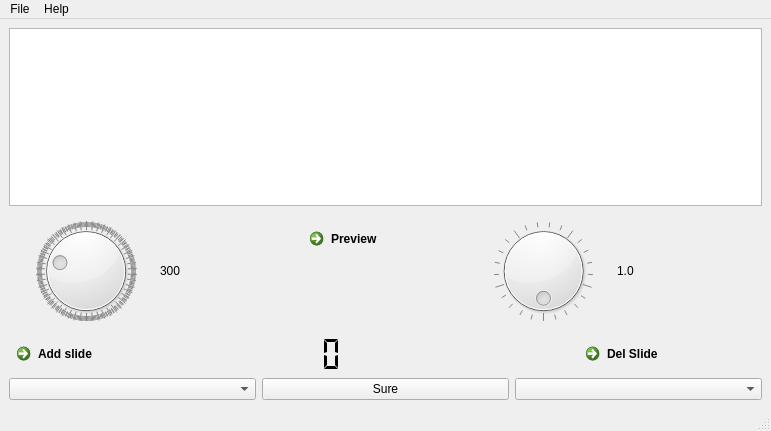
<?xml version="1.0" encoding="UTF-8"?>
<ui version="4.0">
 <class>MainFrame</class>
 <widget class="QMainWindow" name="MainFrame">
  <property name="windowModality">
   <enum>Qt::NonModal</enum>
  </property>
  <property name="geometry">
   <rect>
    <x>0</x>
    <y>0</y>
    <width>771</width>
    <height>431</height>
   </rect>
  </property>
  <property name="sizePolicy">
   <sizepolicy hsizetype="Preferred" vsizetype="Preferred">
    <horstretch>0</horstretch>
    <verstretch>0</verstretch>
   </sizepolicy>
  </property>
  <property name="windowTitle">
   <string>Gwaller</string>
  </property>
  <property name="statusTip">
   <string/>
  </property>
  <property name="autoFillBackground">
   <bool>false</bool>
  </property>
  <widget class="QWidget" name="centralwidget">
   <layout class="QVBoxLayout" name="verticalLayout">
    <item>
     <widget class="QListWidget" name="listWidget">
      <property name="mouseTracking">
       <bool>true</bool>
      </property>
      <property name="contextMenuPolicy">
       <enum>Qt::DefaultContextMenu</enum>
      </property>
      <property name="acceptDrops">
       <bool>true</bool>
      </property>
      <property name="toolTip">
       <string>Pictures listed here</string>
      </property>
      <property name="layoutDirection">
       <enum>Qt::LeftToRight</enum>
      </property>
      <property name="autoFillBackground">
       <bool>false</bool>
      </property>
      <property name="inputMethodHints">
       <set>Qt::ImhNone</set>
      </property>
      <property name="frameShape">
       <enum>QFrame::StyledPanel</enum>
      </property>
      <property name="lineWidth">
       <number>0</number>
      </property>
      <property name="horizontalScrollBarPolicy">
       <enum>Qt::ScrollBarAsNeeded</enum>
      </property>
      <property name="autoScroll">
       <bool>false</bool>
      </property>
      <property name="tabKeyNavigation">
       <bool>true</bool>
      </property>
      <property name="showDropIndicator" stdset="0">
       <bool>true</bool>
      </property>
      <property name="dragEnabled">
       <bool>false</bool>
      </property>
      <property name="dragDropOverwriteMode">
       <bool>false</bool>
      </property>
      <property name="dragDropMode">
       <enum>QAbstractItemView::NoDragDrop</enum>
      </property>
      <property name="defaultDropAction">
       <enum>Qt::IgnoreAction</enum>
      </property>
      <property name="alternatingRowColors">
       <bool>false</bool>
      </property>
      <property name="selectionMode">
       <enum>QAbstractItemView::ContiguousSelection</enum>
      </property>
      <property name="iconSize">
       <size>
        <width>200</width>
        <height>200</height>
       </size>
      </property>
      <property name="textElideMode">
       <enum>Qt::ElideMiddle</enum>
      </property>
      <property name="verticalScrollMode">
       <enum>QAbstractItemView::ScrollPerPixel</enum>
      </property>
      <property name="horizontalScrollMode">
       <enum>QAbstractItemView::ScrollPerPixel</enum>
      </property>
      <property name="movement">
       <enum>QListView::Static</enum>
      </property>
      <property name="flow">
       <enum>QListView::LeftToRight</enum>
      </property>
      <property name="isWrapping" stdset="0">
       <bool>true</bool>
      </property>
      <property name="resizeMode">
       <enum>QListView::Fixed</enum>
      </property>
      <property name="layoutMode">
       <enum>QListView::Batched</enum>
      </property>
      <property name="spacing">
       <number>3</number>
      </property>
      <property name="viewMode">
       <enum>QListView::IconMode</enum>
      </property>
      <property name="modelColumn">
       <number>0</number>
      </property>
      <property name="uniformItemSizes">
       <bool>false</bool>
      </property>
      <property name="wordWrap">
       <bool>true</bool>
      </property>
      <property name="selectionRectVisible">
       <bool>true</bool>
      </property>
      <property name="currentRow">
       <number>-1</number>
      </property>
      <property name="sortingEnabled">
       <bool>true</bool>
      </property>
     </widget>
    </item>
    <item>
     <widget class="QWidget" name="horizontalWidget" native="true">
      <layout class="QHBoxLayout" name="horizontalLayout_3">
       <item>
        <widget class="QDial" name="DialSlideDur">
         <property name="mouseTracking">
          <bool>false</bool>
         </property>
         <property name="toolTip">
          <string>&lt;!DOCTYPE HTML PUBLIC &quot;-//W3C//DTD HTML 4.0//EN&quot; &quot;http://www.w3.org/TR/REC-html40/strict.dtd&quot;&gt;
&lt;html&gt;&lt;head&gt;&lt;meta name=&quot;qrichtext&quot; content=&quot;1&quot; /&gt;&lt;style type=&quot;text/css&quot;&gt;
p, li { white-space: pre-wrap; }
&lt;/style&gt;&lt;/head&gt;&lt;body style=&quot; font-family:'Sans'; font-size:10pt; font-weight:400; font-style:normal;&quot;&gt;
&lt;p style=&quot; margin-top:12px; margin-bottom:12px; margin-left:0px; margin-right:0px; -qt-block-indent:0; text-indent:0px;&quot;&gt;&lt;span style=&quot; color:#aaaa00;&quot;&gt;Slide Duration (&lt;/span&gt;&lt;span style=&quot; font-weight:600; color:#aaaa00;&quot;&gt;s&lt;/span&gt;&lt;span style=&quot; color:#aaaa00;&quot;&gt;)&lt;/span&gt;&lt;/p&gt;&lt;/body&gt;&lt;/html&gt;</string>
         </property>
         <property name="statusTip">
          <string/>
         </property>
         <property name="whatsThis">
          <string/>
         </property>
         <property name="accessibleName">
          <string/>
         </property>
         <property name="accessibleDescription">
          <string/>
         </property>
         <property name="autoFillBackground">
          <bool>false</bool>
         </property>
         <property name="inputMethodHints">
          <set>Qt::ImhNone</set>
         </property>
         <property name="minimum">
          <number>1</number>
         </property>
         <property name="maximum">
          <number>1000</number>
         </property>
         <property name="value">
          <number>300</number>
         </property>
         <property name="sliderPosition">
          <number>300</number>
         </property>
         <property name="invertedAppearance">
          <bool>false</bool>
         </property>
         <property name="invertedControls">
          <bool>false</bool>
         </property>
         <property name="wrapping">
          <bool>true</bool>
         </property>
         <property name="notchesVisible">
          <bool>true</bool>
         </property>
        </widget>
       </item>
       <item>
        <widget class="QLabel" name="labSlideDur">
         <property name="text">
          <string>300</string>
         </property>
        </widget>
       </item>
       <item>
        <widget class="QCommandLinkButton" name="btnPreview">
         <property name="text">
          <string>Preview</string>
         </property>
        </widget>
       </item>
       <item>
        <widget class="QDial" name="DialTransDur">
         <property name="toolTip">
          <string>&lt;!DOCTYPE HTML PUBLIC &quot;-//W3C//DTD HTML 4.0//EN&quot; &quot;http://www.w3.org/TR/REC-html40/strict.dtd&quot;&gt;
&lt;html&gt;&lt;head&gt;&lt;meta name=&quot;qrichtext&quot; content=&quot;1&quot; /&gt;&lt;style type=&quot;text/css&quot;&gt;
p, li { white-space: pre-wrap; }
&lt;/style&gt;&lt;/head&gt;&lt;body style=&quot; font-family:'Sans'; font-size:10pt; font-weight:400; font-style:normal;&quot;&gt;
&lt;p style=&quot; margin-top:12px; margin-bottom:12px; margin-left:0px; margin-right:0px; -qt-block-indent:0; text-indent:0px;&quot;&gt;&lt;span style=&quot; color:#aa5500;&quot;&gt;Transision Duration (&lt;/span&gt;&lt;span style=&quot; font-weight:600; color:#aa5500;&quot;&gt;s&lt;/span&gt;&lt;span style=&quot; color:#aa5500;&quot;&gt;)&lt;/span&gt;&lt;/p&gt;&lt;/body&gt;&lt;/html&gt;</string>
         </property>
         <property name="minimum">
          <number>1</number>
         </property>
         <property name="maximum">
          <number>100</number>
         </property>
         <property name="singleStep">
          <number>1</number>
         </property>
         <property name="pageStep">
          <number>10</number>
         </property>
         <property name="value">
          <number>1</number>
         </property>
         <property name="wrapping">
          <bool>true</bool>
         </property>
         <property name="notchesVisible">
          <bool>true</bool>
         </property>
        </widget>
       </item>
       <item>
        <widget class="QLabel" name="labTransDur">
         <property name="text">
          <string>1.0</string>
         </property>
         <property name="scaledContents">
          <bool>false</bool>
         </property>
         <property name="openExternalLinks">
          <bool>false</bool>
         </property>
        </widget>
       </item>
      </layout>
     </widget>
    </item>
    <item>
     <layout class="QHBoxLayout" name="horizontalLayout_4">
      <item>
       <layout class="QHBoxLayout" name="horizontalLayout">
        <item>
         <widget class="QCommandLinkButton" name="btnAddSlide">
          <property name="text">
           <string>Add slide</string>
          </property>
         </widget>
        </item>
        <item>
         <widget class="QLCDNumber" name="lcdPictures">
          <property name="toolTip">
           <string>&lt;!DOCTYPE HTML PUBLIC &quot;-//W3C//DTD HTML 4.0//EN&quot; &quot;http://www.w3.org/TR/REC-html40/strict.dtd&quot;&gt;
&lt;html&gt;&lt;head&gt;&lt;meta name=&quot;qrichtext&quot; content=&quot;1&quot; /&gt;&lt;style type=&quot;text/css&quot;&gt;
p, li { white-space: pre-wrap; }
&lt;/style&gt;&lt;/head&gt;&lt;body style=&quot; font-family:'Sans'; font-size:10pt; font-weight:400; font-style:normal;&quot;&gt;
&lt;p style=&quot; margin-top:12px; margin-bottom:12px; margin-left:0px; margin-right:0px; -qt-block-indent:0; text-indent:0px;&quot;&gt;&lt;span style=&quot; color:#000000;&quot;&gt;How many pictures added into&lt;/span&gt;&lt;/p&gt;&lt;/body&gt;&lt;/html&gt;</string>
          </property>
          <property name="layoutDirection">
           <enum>Qt::LeftToRight</enum>
          </property>
          <property name="autoFillBackground">
           <bool>false</bool>
          </property>
          <property name="frameShape">
           <enum>QFrame::NoFrame</enum>
          </property>
          <property name="frameShadow">
           <enum>QFrame::Plain</enum>
          </property>
          <property name="lineWidth">
           <number>0</number>
          </property>
          <property name="smallDecimalPoint">
           <bool>true</bool>
          </property>
          <property name="digitCount">
           <number>5</number>
          </property>
          <property name="mode">
           <enum>QLCDNumber::Dec</enum>
          </property>
          <property name="segmentStyle">
           <enum>QLCDNumber::Flat</enum>
          </property>
          <property name="intValue" stdset="0">
           <number>0</number>
          </property>
         </widget>
        </item>
        <item>
         <widget class="QLabel" name="label">
          <property name="text">
           <string/>
          </property>
         </widget>
        </item>
        <item>
         <widget class="QCommandLinkButton" name="btnDelSlide">
          <property name="text">
           <string>Del Slide</string>
          </property>
         </widget>
        </item>
       </layout>
      </item>
     </layout>
    </item>
    <item>
     <layout class="QHBoxLayout" name="horizontalLayout_5">
      <item>
       <widget class="QComboBox" name="comboxPlugin">
        <property name="toolTip">
         <string>Picture from network</string>
        </property>
        <item>
         <property name="text">
          <string/>
         </property>
        </item>
        <item>
         <property name="text">
          <string>Bing</string>
         </property>
        </item>
       </widget>
      </item>
      <item>
       <widget class="QPushButton" name="btnSure">
        <property name="toolTip">
         <string extracomment="XXX"/>
        </property>
        <property name="statusTip">
         <string notr="true" comment="SDFSDF" extracomment="XXX"/>
        </property>
        <property name="text">
         <string>Sure</string>
        </property>
       </widget>
      </item>
      <item>
       <widget class="QComboBox" name="comboxDiandian">
        <property name="toolTip">
         <string>Share your pictures to diandian, then you can set sync to other SNS</string>
        </property>
        <item>
         <property name="text">
          <string/>
         </property>
        </item>
        <item>
         <property name="text">
          <string>Post Link to diandian</string>
         </property>
        </item>
        <item>
         <property name="text">
          <string>Post QRcode to diandian</string>
         </property>
        </item>
       </widget>
      </item>
     </layout>
    </item>
   </layout>
  </widget>
  <widget class="QMenuBar" name="menubar">
   <property name="geometry">
    <rect>
     <x>0</x>
     <y>0</y>
     <width>771</width>
     <height>23</height>
    </rect>
   </property>
   <widget class="QMenu" name="menuHELP">
    <property name="title">
     <string>Help</string>
    </property>
    <addaction name="actionAbout"/>
    <addaction name="actionContent"/>
   </widget>
   <widget class="QMenu" name="menuFile">
    <property name="title">
     <string>File</string>
    </property>
    <addaction name="actionOpen"/>
    <addaction name="separator"/>
    <addaction name="actionExit"/>
   </widget>
   <addaction name="menuFile"/>
   <addaction name="menuHELP"/>
  </widget>
  <widget class="QStatusBar" name="statusbar"/>
  <action name="actionAbout">
   <property name="text">
    <string>About</string>
   </property>
  </action>
  <action name="actionDiandian">
   <property name="text">
    <string>Diandian</string>
   </property>
   <property name="iconVisibleInMenu">
    <bool>false</bool>
   </property>
  </action>
  <action name="actionEmail">
   <property name="text">
    <string>email</string>
   </property>
  </action>
  <action name="actionKeybord">
   <property name="text">
    <string>Keybord</string>
   </property>
  </action>
  <action name="actionOpen">
   <property name="text">
    <string>Open</string>
   </property>
   <property name="shortcut">
    <string>Ctrl+O</string>
   </property>
  </action>
  <action name="actionSave_XML">
   <property name="text">
    <string>Save XML</string>
   </property>
   <property name="shortcut">
    <string>Ctrl+S</string>
   </property>
  </action>
  <action name="actionExit">
   <property name="text">
    <string>Exit</string>
   </property>
   <property name="shortcut">
    <string>Ctrl+W</string>
   </property>
  </action>
  <action name="actionContent">
   <property name="text">
    <string>content</string>
   </property>
   <property name="shortcut">
    <string>F2</string>
   </property>
  </action>
  <action name="actionRefresh">
   <property name="text">
    <string>Refresh</string>
   </property>
   <property name="shortcut">
    <string>F5</string>
   </property>
  </action>
 </widget>
 <resources/>
 <connections/>
</ui>
